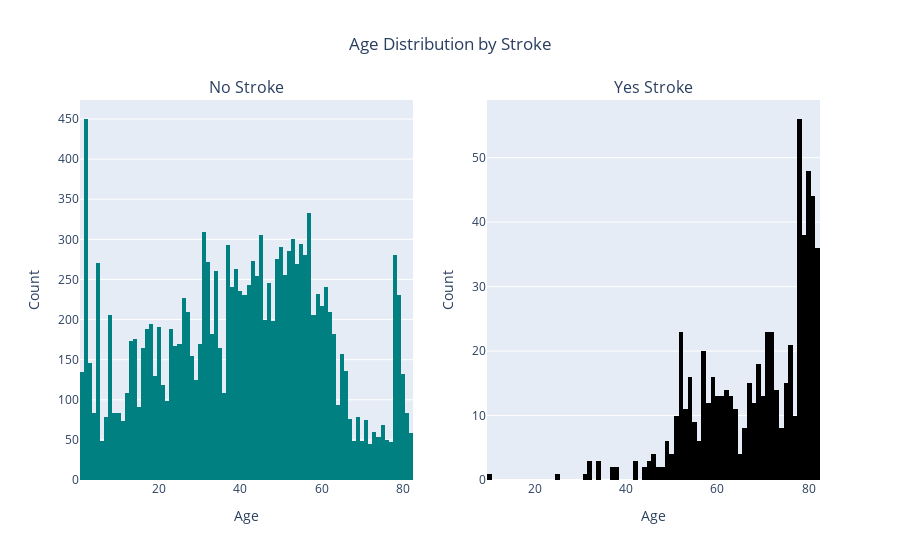

The notebook cell saved with this chart:
### Code cell
custom_histogram('age',['Age Distribution by Stroke','Age'])

### Figure 1 — Plotly figure (JSON) as saved in the notebook; plotly's stock layout.template omitted (floating-point values rounded to 4 significant figures; data arrays with more than 128 entries replaced by an {"elided": "..."} marker saying what was removed)
{"data": [{"alignmentgroup": "True", "bingroup": "x", "hovertemplate": "age=%{x}<br>count=%{y}<extra></extra>", "legendgroup": "", "marker": {"color": "#008080", "pattern": {"shape": ""}}, "name": "", "offsetgroup": "", "orientation": "v", "showlegend": false, "type": "histogram", "x": {"elided": "14672 int values"}, "xaxis": "x", "yaxis": "y"}, {"alignmentgroup": "True", "bingroup": "x", "hovertemplate": "age=%{x}<br>count=%{y}<extra></extra>", "legendgroup": "", "marker": {"color": "black", "pattern": {"shape": ""}}, "name": "", "offsetgroup": "", "orientation": "v", "showlegend": false, "type": "histogram", "x": {"elided": "632 int values"}, "xaxis": "x2", "yaxis": "y2"}], "layout": {"annotations": [{"font": {"size": 16}, "showarrow": false, "text": "No Stroke", "x": 0.225, "xanchor": "center", "xref": "paper", "y": 1, "yanchor": "bottom", "yref": "paper"}, {"font": {"size": 16}, "showarrow": false, "text": "Yes Stroke", "x": 0.775, "xanchor": "center", "xref": "paper", "y": 1, "yanchor": "bottom", "yref": "paper"}], "autosize": true, "title": {"text": "Age Distribution by Stroke", "x": 0.5}, "xaxis": {"anchor": "y", "autorange": true, "domain": [0, 0.45], "range": [0.5, 82.5], "title": {"text": "Age"}, "type": "linear"}, "xaxis2": {"anchor": "y2", "autorange": true, "domain": [0.55, 1], "range": [9.5, 82.5], "title": {"text": "Age"}, "type": "linear"}, "yaxis": {"anchor": "x", "autorange": true, "domain": [0, 1], "range": [0, 473.7], "title": {"text": "Count"}}, "yaxis2": {"anchor": "x2", "autorange": true, "domain": [0, 1], "range": [0, 58.95], "title": {"text": "Count"}}}}
